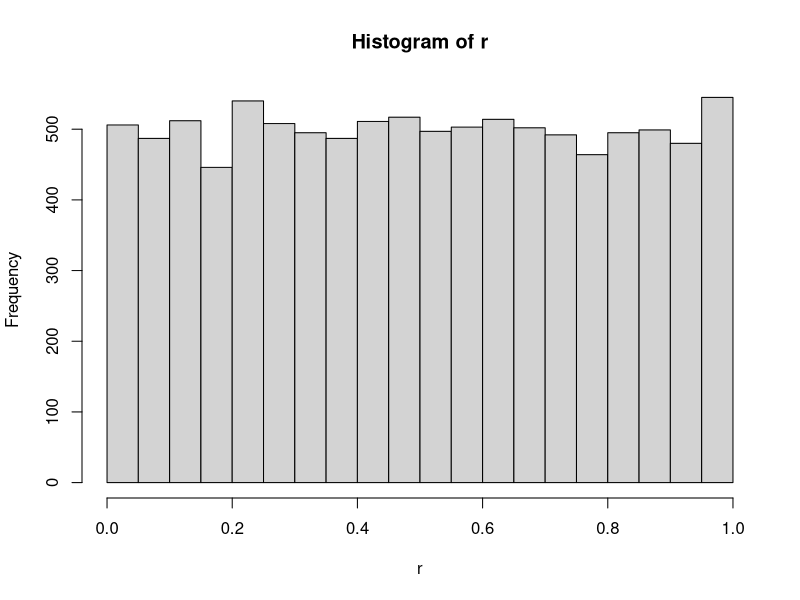
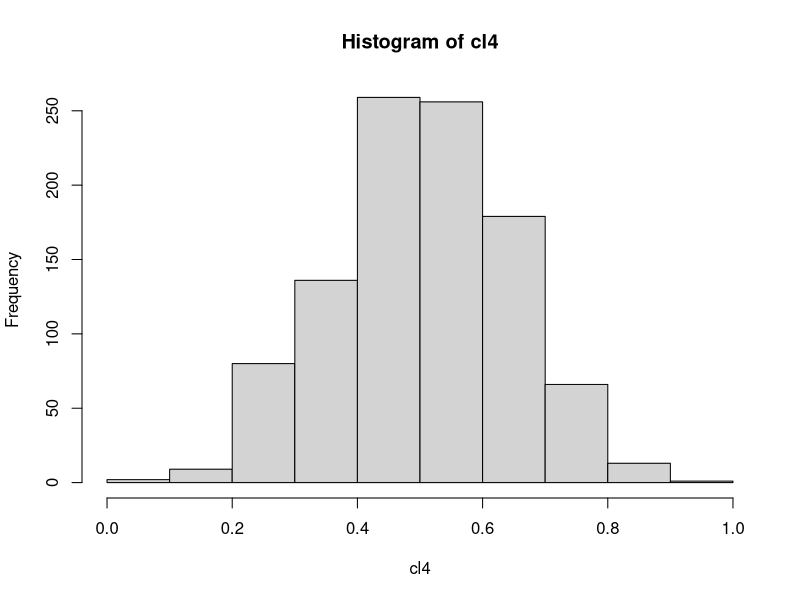
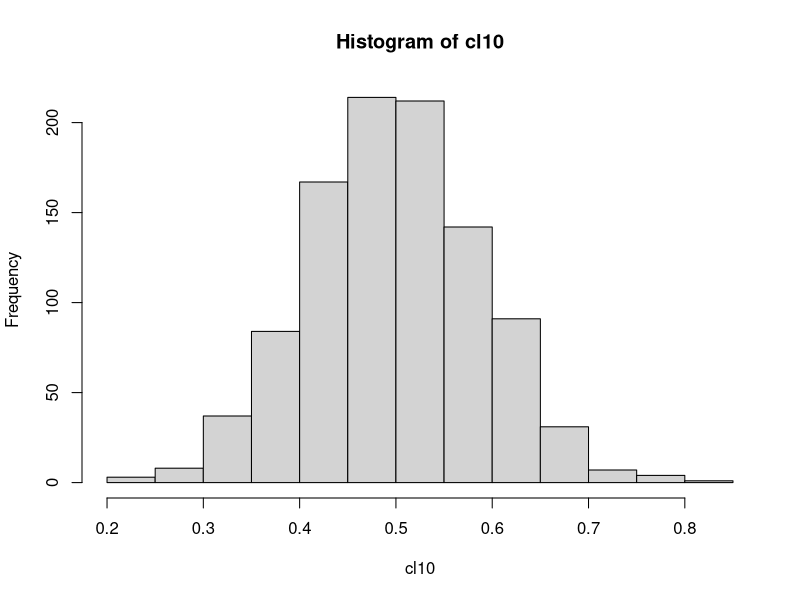
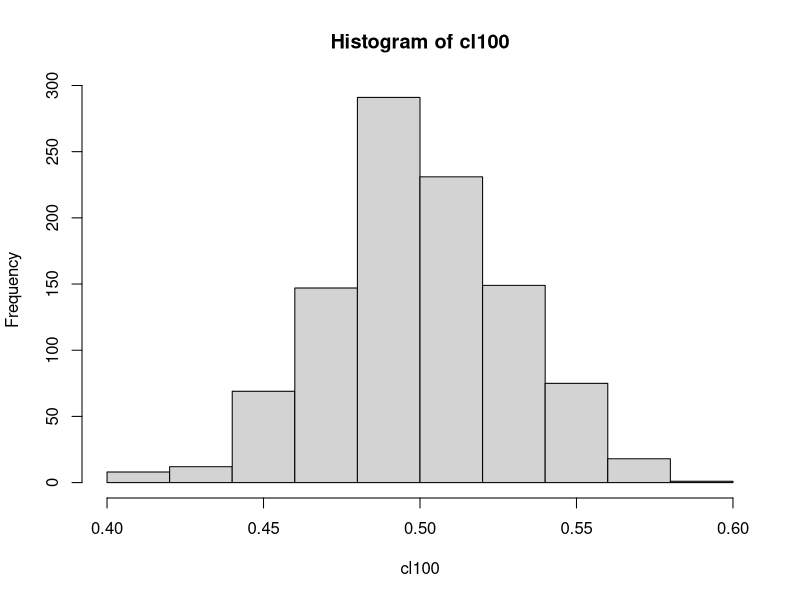

Write R code to recreate these figures, in order.
#Demonstration of CLT

#Generate 10000 numbers of uniform distribution

r <- runif(10000)
hist(r)
meanr <- mean(r)
sdr <- sd(r)

#Draw three random samples from the distribution

samples1 <- sample(r,4)
samples2 <- sample(r,4)
samples3 <- sample(r,4)
mean(samples1)
mean(samples2)
mean(samples3)

#Run a for loop

#cl4 <- calculate 4 values from 10000 values

cl4 <- mean(sample(r,4))

for (i in 1:1000){
  cl4 <- c(cl4, mean(sample(r,4)))
  
}
hist(cl4)



cl10 <- mean(sample(r,10))

for (i in 1:1000){
  cl10 <- c(cl10, mean(sample(r,10)))
  
}
hist(cl10)

cl100 <- mean(sample(r,100))

for (i in 1:1000){
  cl100 <- c(cl100, mean(sample(r,100)))
  
}
hist(cl100)
